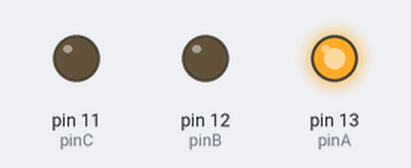
The sketch below on a simulated Arduino Uno, built with avr-gcc and run on an emulated ATmega328P. On the bench: output pins drawn as LEDs (lit = HIGH).

Above: at 0.2 s.
At 1.2 s:
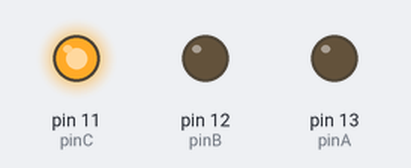
At 3.7 s:
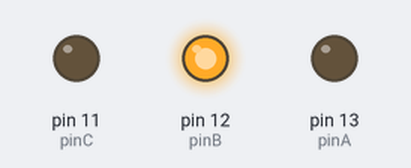
Timing chart, 0 to 4.6 s (numbered marks = the images above):
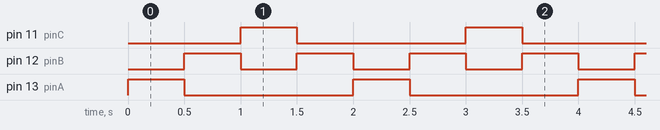

The sketch:

invertedLed.ino
```cpp
int pinA = 13;
int pinB=12;
int pinC=11;
int z=1;
int a=1;
void setup() {
  // put your setup code here, to run once:
  pinMode(pinA,OUTPUT);
  pinMode(pinB,OUTPUT);
  pinMode(pinC,OUTPUT);
}

void loop() {
  // put your main code here, to run repeatedly:
  digitalWrite(11+z,LOW);
  z=(z+a+3)%3;
  a=z==1?a:-a;
  digitalWrite(11+z,HIGH);
  delay(500);
}
```

Measured:
- by itself, pin 11 (pinC), pin 13 (pinA): alternates HIGH for 0.50 s and LOW for 1.5 s
- by itself, pin 12 (pinB): alternates HIGH for 0.50 s and LOW for 0.50 s
- by itself, everything shown: repeats every 2.0 s, in 4 steps
